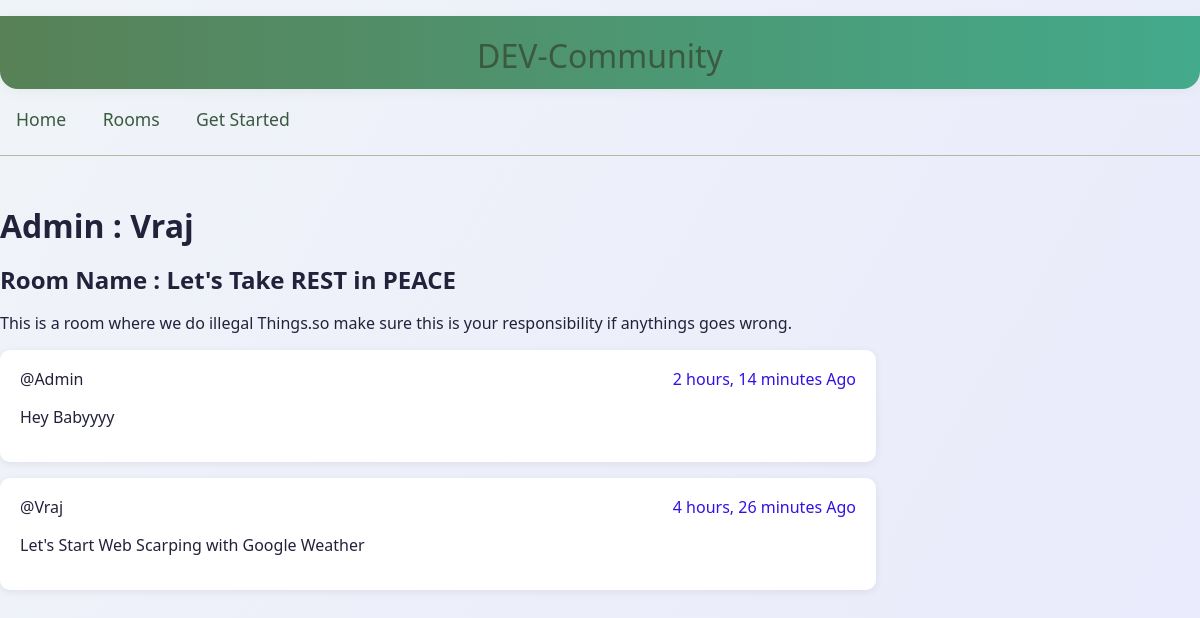
/room/20/, run on the app's committed database.
### base/models.py (models this page shows, shortened)
class Room(models.Model):
    host = models.ForeignKey(User,on_delete=models.SET_NULL,null=True)
    topic = models.ForeignKey(Topic,on_delete=models.SET_NULL,null=True)
    name = models.CharField(max_length=200)
    description = models.TextField(null=True,blank=True)
    participants = models.ManyToManyField(User,blank=True,related_name='participants')
    createdAt = models.DateTimeField(auto_now_add=True)
    updatedAt = models.DateTimeField(auto_now=True)
    class Meta:
        ordering = ['-updatedAt','-createdAt']

class Message(models.Model):
    user = models.ForeignKey(User,on_delete=models.CASCADE)
    room = models.ForeignKey(Room,on_delete=models.CASCADE)
    body = models.TextField()
    createdAt = models.DateTimeField(auto_now_add=True)
    updatedAt = models.DateTimeField(auto_now=True)
    class Meta:
        ordering = ['-updatedAt','-createdAt']

### base/views.py (the view)
# urls.py: path("room/",rooms_view,name = "Rooms"),
def room(request,id):
    room = Room.objects.get(id=id)
    all_messages = room.message_set.all()
    participants = room.participants.all()
    context = {'room': room,'all_messages' : all_messages,'participants':participants}
    if room:
        return render(request, 'base/iroom.html', context)
    else:
        return HttpResponse("Room not found", status=404)

### base/templates/base/iroom.html (shortened to what this page needs)
{% extends 'main.html' %}
{% block content %}
    <div class="chat-container">
        <div>
            <h1>Admin : {{room.host}}</h1>
            <h2>Room Name : {{ room.name }}</h2>
            <p>{{ room.description }}</p>
            <div class="conversation">
                    {% for message in all_messages %}
                    <div class="card mb-2">
                        <span>@{{ message.user }} <span style="color: rgb(49, 18, 228);float:right">  {{ message.createdAt | timesince }} Ago</span></span>
                        <p>{{ message.body }}</p>
                    </div>
                    {% endfor %}
                    <br>
        </div>
    </div>
{% endblock %}

### static/styles/main.css (style rules this page uses)
body { background: linear-gradient(120deg, #f0f4f8 0%, #e9eafc 100%); font-family: 'Segoe UI', 'Roboto', Arial, sans-serif; color: #22223b; margin: 0; padding: 0; min-height: 100vh; }
h1, h2, h3, h4, h5 { font-weight: 700; color: #22223b; margin-top: 0.5em; margin-bottom: 0.5em; }
.card, .room-card, .message-card { background: #fff; border-radius: 10px; box-shadow: 0 2px 8px rgba(0,0,0,0.07); padding: 18px 20px; margin: 16px 0; }
.home-container, .room-container, .chat-container { display: grid; gap: 32px; margin: 32px auto; max-width: 1200px; }
.chat-container { grid-template-columns: 3fr 1fr; }
.mb-2 { margin-bottom: 16px; }
.card, .room-card, .message-card, .topics-list, .recent-activity { animation: fadeIn 0.7s cubic-bezier(.39,.575,.565,1) both; transition: box-shadow 0.25s, transform 0.2s; }

### data on the page
Room: host "Vraj", name "Let's Take REST in PEACE", description "This is a room where we do illegal Things.so make sure this is your responsibility if anythings goes wrong."
Message: user "Admin", createdAt "2 hours, 14 minutes", body "Hey Babyyyy"
Message: user "Vraj", createdAt "4 hours, 26 minutes", body "Let's Start Web Scarping with Google Weather"
